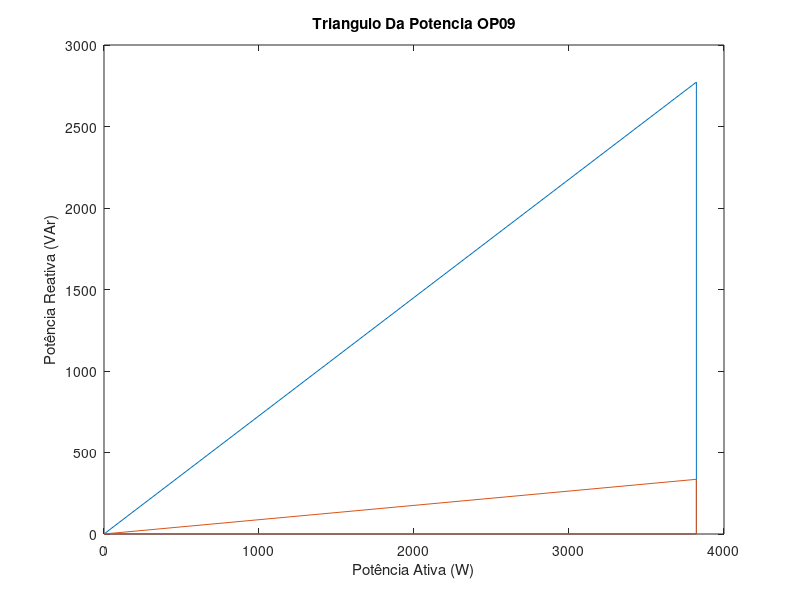

MATLAB code for this plot:
clear all
clc

%dados da questao
V = 220; % volts
f = 60;  % hertz

%###############################################################################
% MUDANDO OS VALORES DOS MOTORES PARA OBTER O RESULTADO DESEJADO NA COMBINAÇAO
%###############################################################################

%potencia aderida
pot_A = 2206.5;
pot_B = 735.5;

%fatores de potencia por rendimento% do motor
fp50_A = 0.68;
fp75_A = 0.77;
fp100_A = 0.83;

fp50_B = 0.56;
fp75_B = 0.68;
fp100_B = 0.76;

%potencia ativa P por rendimento% do motor
P50_A = (pot_A*(50/100))/(77/100);
P75_A = (pot_A*(75/100))/(81/100);
P100_A = (pot_A*(100/100))/(81.5/100);

P50_B = (pot_B*(50/100))/(61/100);
P75_B = (pot_B*(75/100))/(65/100);
P100_B = (pot_B*(100/100))/(66/100);

################################################################################
%carga S = P + iQ por rendimento% do motor
## S50_A = P50_A*fp50_A + i*P50_A*sin(acos(fp50_A));
## S75_A = P75_A*fp75_A + i*P75_A*sin(acos(fp75_A));
## S100_A = P100_A*fp100_A + i*P100_A*sin(acos(fp100_A));

## S50_B = P50_B*fp50_B + i*P50_B*sin(acos(fp50_B));
## S75_B = P75_B*fp75_B + i*P75_B*sin(acos(fp75_B));
## S100_B = P100_B*fp100_B + i*P100_B*sin(acos(fp100_B));

abs_S50_A = P50_A/fp50_A;
abs_S75_A = P75_A/fp75_A;
abs_S100_A = P100_A/fp100_A;

abs_S50_B = P50_B/fp50_B;
abs_S75_B = P75_B/fp75_B;
abs_S100_B = P100_B/fp100_B;

S50_A = abs_S50_A*exp(j*(acos(fp50_A)));
S75_A = abs_S75_A*exp(j*(acos(fp75_A)));
S100_A = abs_S100_A*exp(j*(acos(fp100_A)));

S50_B = abs_S50_B*exp(j*(acos(fp50_B)));
S75_B = abs_S75_B*exp(j*(acos(fp75_B)));
S100_B = abs_S100_B*exp(j*(acos(fp100_B)));


%carga S das respectivas combinações
OP01 = S50_A + S50_B;
OP02 = S50_A + S75_B;
OP03 = S50_A + S100_B;
OP04 = S75_A + S50_B;
OP05 = S75_A + S75_B;
OP06 = S75_A + S100_B;
OP07 = S100_A + S50_B;
OP08 = S100_A + S75_B;
OP09 = S100_A + S100_B;
disp('Vector do valor S das combinacoes')
vector_OP = [OP01 OP02 OP03 OP04 OP05 OP06 OP07 OP08 OP09]';

%valor absoluto das cargas
S01 = abs(OP01);
S02 = abs(OP02);
S03 = abs(OP03);
S04 = abs(OP04);
S05 = abs(OP05);
S06 = abs(OP06);
S07 = abs(OP07);
S08 = abs(OP08);
S09 = abs(OP09);
disp('Vector do valor abs de S das combinacoes')
vector_S = [S01 S02 S03 S04 S05 S06 S07 S08 S09]';

%fatores de potencias de cada carga
FP01 = real(OP01)/S01;
FP02 = real(OP02)/S02;
FP03 = real(OP03)/S03;
FP04 = real(OP04)/S04;
FP05 = real(OP05)/S05;
FP06 = real(OP06)/S06;
FP07 = real(OP07)/S07;
FP08 = real(OP08)/S08;
FP09 = real(OP09)/S09;
disp('Vector do FS das combinacoes')
vector_FP = [FP01 FP02 FP03 FP04 FP05 FP06 FP07 FP08 FP09]';

%potencia reativa das cargas
Q01 = imag(OP01);
Q02 = imag(OP02);
Q03 = imag(OP03);
Q04 = imag(OP04);
Q05 = imag(OP05);
Q06 = imag(OP06);
Q07 = imag(OP07);
Q08 = imag(OP08);
Q09 = imag(OP09);
disp('Vector Q das combinacoes')
vector_Q = [Q01 Q02 Q03 Q04 Q05 Q06 Q07 Q08 Q09]';

%calculando o valor da capacitancia para corrigir a potencia reativa
disp('Vector das compensacoes dos capacitores')
capacitor_correcao_geral = (vector_Q)/2*pi*f*V^2;

%capacitancia da correcao de menor valor de FP
disp('capacitor da operacao 1, com menor valor de FP')
c_correcao_01 = capacitor_correcao_geral(1,1);

%corrigindo todas as cargas em paralelo com a capacitancia de menor valor de FP
disp('Vector da correcao com uso do capacitor da operacao 1, com menor valor de FP')
OP01_c = OP01 - j*imag(OP01);
OP02_c = OP02 - j*imag(OP01);
OP03_c = OP03 - j*imag(OP01);
OP04_c = OP04 - j*imag(OP01);
OP05_c = OP05 - j*imag(OP01);
OP06_c = OP06 - j*imag(OP01);
OP07_c = OP07 - j*imag(OP01);
OP08_c = OP08 - j*imag(OP01);
OP09_c = OP09 - j*imag(OP01);
vector_OP_c = [OP01_c OP02_c OP03_c OP04_c OP05_c OP06_c OP07_c OP08_c OP09_c]';

%novos valores de fator de potencia apos a correcao da potencia reativa por meio do capacitor
disp('Vector dos FP, apos a correcao com capacitor de menor FP')
FP01_c = (real(OP01_c)/abs(OP01_c));
FP02_c = (real(OP02_c)/abs(OP02_c));
FP03_c = (real(OP03_c)/abs(OP03_c));
FP04_c = (real(OP04_c)/abs(OP04_c));
FP05_c = (real(OP05_c)/abs(OP05_c));
FP06_c = (real(OP06_c)/abs(OP06_c));
FP07_c = (real(OP07_c)/abs(OP07_c));
FP08_c = (real(OP08_c)/abs(OP08_c));
FP09_c = (real(OP09_c)/abs(OP09_c));
vector_FP_c = [FP01_c FP02_c FP03_c FP04_c FP05_c FP06_c FP07_c FP08_c FP09_c]';

%plotando o triangulo de potencia
plot([0 real(OP09) real(OP09) 0],[0 0 imag(OP09) 0],[0 real(OP09_c) real(OP09_c) 0],[0 0 imag(OP09_c) 0])
xlabel('Potência Ativa (W)')
ylabel('Potência Reativa (VAr)')
title('Triangulo Da Potencia OP09')

%salvando o grafico em JPG
saveas(gca, 'grafico_8.jpg', 'jpg')

